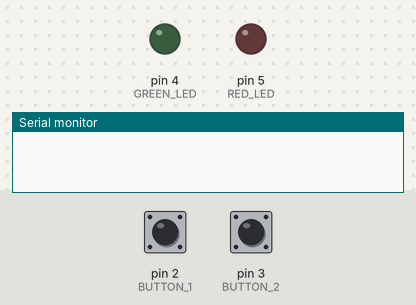
Bench run of a sketch on a simulated Arduino Uno, built with avr-gcc and run on an emulated ATmega328P. On the bench: output pins drawn as LEDs (lit = HIGH), the last lines printed to the serial monitor. The test bench sets the inputs (shaded band); at power-on: pin 2 (BUTTON_1) HIGH, pin 3 (BUTTON_2) HIGH.

Above: at 1.2 s.
1.3 s: pin 2 (BUTTON_1) pulled LOW for 0.15 s
At 3.1 s:
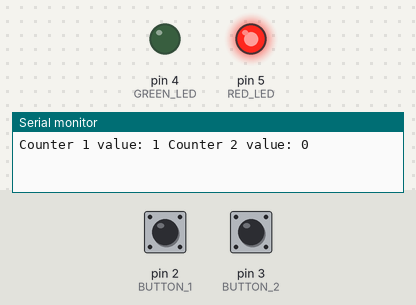
3.4 s: pin 3 (BUTTON_2) pulled LOW for 0.15 s
At 4.6 s:
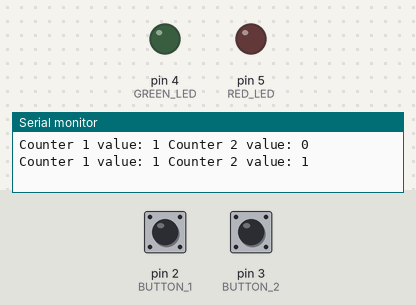
5.0 s: pin 3 (BUTTON_2) pulled LOW for 1 s
At 7.5 s:
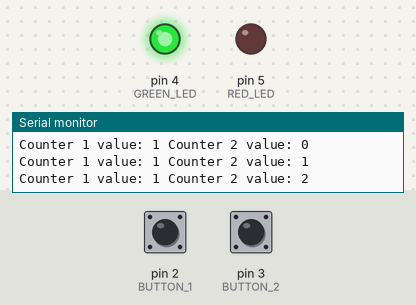
8.0 s: pin 2 (BUTTON_1) pulled LOW for 1 s
At 10.9 s:
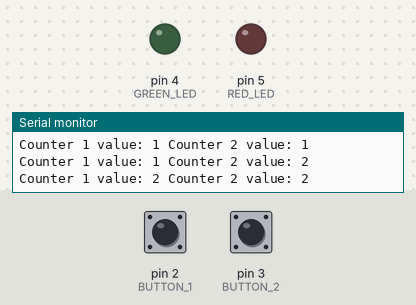
Timing chart, 0 to 12.0 s (numbered marks = the images above; inputs shaded):
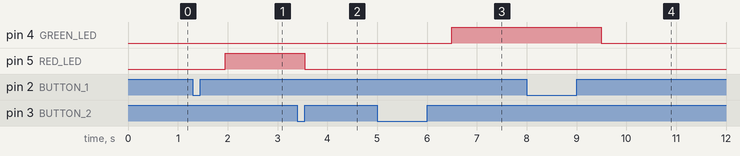

The sketch:

Exercise_1.ino
```cpp
/*
Kareem Badr
Lab 2 - Exercise 1
*/

#define BUTTON_1 2
#define BUTTON_2 3

#define GREEN_LED 4
#define RED_LED 5

volatile unsigned int gCount[2] = {0,0};

volatile unsigned char gFlag[2] = {0};

//unsigned int gCount1 = 0;
//unsigned int gCount2 = 0;
//---------------------------------------------

void setup() {
  Serial.begin(9600);

  //initializing LEDs
  pinMode(RED_LED, OUTPUT);
  pinMode(GREEN_LED, OUTPUT);

  //initializing Buttons
  pinMode(BUTTON_1, INPUT_PULLUP);
  pinMode(BUTTON_2, INPUT_PULLUP);

  attachInterrupt(digitalPinToInterrupt(BUTTON_1), ISR_button1, RISING);
  attachInterrupt(digitalPinToInterrupt(BUTTON_2), ISR_button2, RISING);
}

//---------------------------------------------

void ISR_button1(){
  if(digitalRead(BUTTON_1)){

    gFlag[0] = 1;
    gCount[0] += 1;
  }

}

void ISR_button2(){
  if(digitalRead(BUTTON_2)){
    gFlag[1] = 1;
    gCount[1] += 1;
  }
}


//---------------------------------------------

void loop() {
  //checkte arrays
  //Counter 1 is greater
  if(gCount[0] > gCount[1]){
    digitalWrite(RED_LED, HIGH);
    digitalWrite(GREEN_LED, LOW);
  }

  //Counter 2 is greater
  if(gCount[1] > gCount[0]){
    digitalWrite(RED_LED, LOW);
    digitalWrite(GREEN_LED, HIGH);
  }
  //both counters are equal
  if(gCount[0] == gCount[1]){
    digitalWrite(RED_LED, LOW);
    digitalWrite(GREEN_LED, LOW);
  }

  //print results
  if(gFlag[0] == 1 || gFlag[1] == 1){

    //setting flags to call button press function
    gFlag[0] = 0;
    gFlag[1] = 0;

    //print statements
    Serial.print("Counter 1 value: ");
    Serial.print(gCount[0]);

    Serial.print(" Counter 2 value: ");
    Serial.println(gCount[1]);

    delay(500);
  }

}
```

Measured:
- after the input at 1.3 s, pin 5 (RED_LED): LOW → HIGH after 0.65 s
- after the input at 3.4 s, pin 5 (RED_LED): HIGH → LOW after 0.15 s
- after the input at 5.0 s, pin 4 (GREEN_LED): LOW → HIGH after 1.5 s
- after the input at 8.0 s, pin 4 (GREEN_LED): HIGH → LOW after 1.5 s
